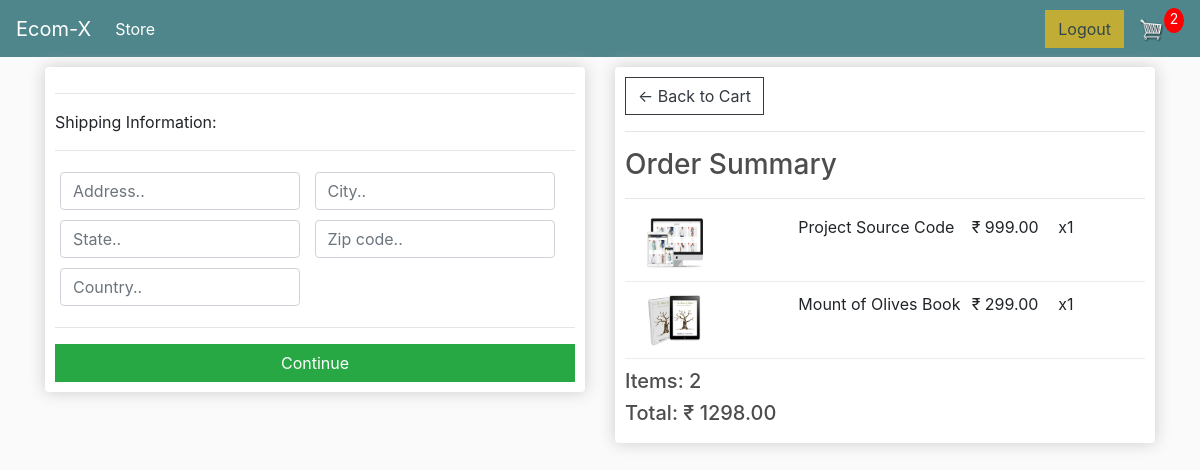
Page /checkout (signed in) on the committed database.
### store/models.py (models this page shows, shortened)
class OrderItem(models.Model):
    product = models.ForeignKey(Product, on_delete=models.SET_NULL, blank=True, null=True)
    order = models.ForeignKey(Order, on_delete=models.SET_NULL, blank=True, null=True)
    quantity = models.IntegerField(default=0, null=True, blank=True)
    date_added = models.DateTimeField(auto_now_add=True)
    @property
    def get_total(self):
        return self.quantity * self.product.price

class Product(models.Model):
    name = models.CharField(max_length=200,null=True)
    price = models.DecimalField(max_digits=7, decimal_places=2)
    digital = models.BooleanField(default=False, null=True, blank=True)
    image = models.ImageField(null=True, blank=True)
    @property
    def imageUrl(self):
        try:
            url = self.image.url
        except:
            url = ''
        return url

class Order(models.Model):
    customer = models.ForeignKey(Customer, on_delete=models.SET_NULL, null=True, blank=True)
    date_ordered = models.DateTimeField(auto_now_add=True)
    complete = models.BooleanField(default=False, null=True, blank=True)
    transaction_id = models.CharField(max_length=100, null=True)
    @property
    def shipping(self):
        shipping = False
        orderItems = self.orderitem_set.all()
        for i in orderItems:
            if i.product.digital == False:
                shipping = True
        return shipping
    @property
    def get_cart_total(self):
        orderitems = self.orderitem_set.all()
        return sum([item.get_total for item in orderitems])
    @property
    def get_cart_items(self):
        orderitems = self.orderitem_set.all()
        return sum([item.quantity for item in orderitems])

### store/views.py (the view)
# urls.py: path('checkout', views.checkout, name='checkout'),
def checkout(request):
    data = cartData(request)
    items = data['items']
    order = data['order']
    cartItems = data['cartItems']
    context = {'items': items, 'order': order, 'cartItems': cartItems}
    return render(request, 'store/checkout.html', context)

### store/utils.py (called while the page is built)
def cartData(request):
    if request.user.is_authenticated:
        customer = request.user.customer
        order, created = Order.objects.get_or_create(customer=customer, complete=False)
        items = order.orderitem_set.all()
        cartItems = order.get_cart_items
    else:
        cookieData = cookieCart(request)
        cartItems = cookieData['cartItems']
        order = cookieData['order']
        items = cookieData['items']
    return {
        'cartItems': cartItems,
        'order': order,
        'items': items
    }

### store/templates/store/checkout.html (shortened to what this page needs)
{% extends 'store/main.html' %}
{% load static %}
{% block content %}
     <div class="row">
		<div class="col-lg-6">
			<div class="box-element" id="form-wrapper">
				<form id="form">
					<div id="shipping-info">
						<hr>
						<p>Shipping Information:</p>
						<hr>
						<div class="form-field">
							<input class="form-control" type="text" name="address" placeholder="Address..">
						</div>
						<div class="form-field">
							<input class="form-control" type="text" name="city" placeholder="City..">
						</div>
						<div class="form-field">
							<input class="form-control" type="text" name="state" placeholder="State..">
						</div>
						<div class="form-field">
							<input class="form-control" type="text" name="zipcode" placeholder="Zip code..">
						</div>
						<div class="form-field">
							<input class="form-control" type="text" name="country" placeholder="Country..">
						</div>
					</div>
					<hr>
					<input id="form-button" class="btn btn-success btn-block" type="submit" value="Continue">
				</form>
			</div>
			<br>
		</div>
		<div class="col-lg-6">
			<div class="box-element">
				<a  class="btn btn-outline-dark" href="{% url 'cart' %}">&#x2190; Back to Cart</a>
				<hr>
				<h3>Order Summary</h3>
				<hr>
				{% for item in items %}
					<div class="cart-row">
						<div style="flex:2"><img class="row-image" src="{{item.product.imageUrl}}"></div>
						<div style="flex:2"><p>{{item.product.name}}</p></div>
						<div style="flex:1"><p>₹ {{item.product.price|floatformat:2}}</p></div>
						<div style="flex:1"><p>x{{item.quantity}}</p></div>
					</div>
				{% endfor %}
				<h5>Items:   {{order.get_cart_items}}</h5>
				<h5>Total:   ₹ {{order.get_cart_total|floatformat:2}}</h5>
			</div>
		</div>
	</div>
{% endblock content %}

### static/css/main.css (style rules this page uses)
body { background-color: hsl(0, 0%, 98%); }
h1,h2,h3,h4,h5,h6 { color:hsl(0, 0%, 30%); }
.box-element { box-shadow:hsl(0, 0%, 80%) 0 0 16px; background-color: #fff; border-radius: 4px; padding: 10px; }
.col-lg-4, .col-lg-6, .col-lg-8, .col-lg-12 { margin-top: 10px; }
.btn { border-radius: 0; }
.row-image { width: 100px; }
.form-field { width:250px; display: inline-block; padding: 5px; }
.cart-row { display: flex; align-items: flex-stretch; padding-bottom: 10px; margin-bottom: 10px; border-bottom: 1px solid #ececec; }

### rows in the picture
OrderItem: product.imageUrl (picture), product.name "Project Source Code", product.price "999.00", quantity "1"
OrderItem: product.imageUrl (picture), product.name "Mount of Olives Book", product.price "299.00", quantity "1"
Order: get_cart_items "2", get_cart_total "1298.00"

### other values in the picture
{{ cartItems }} "2"
